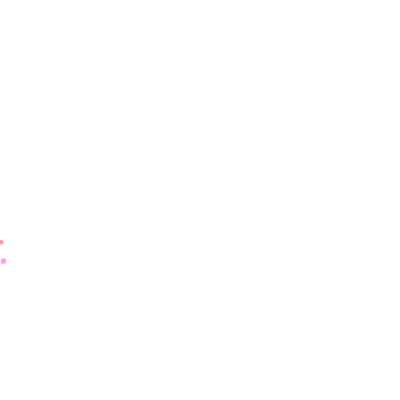
Frame 1 (no input)
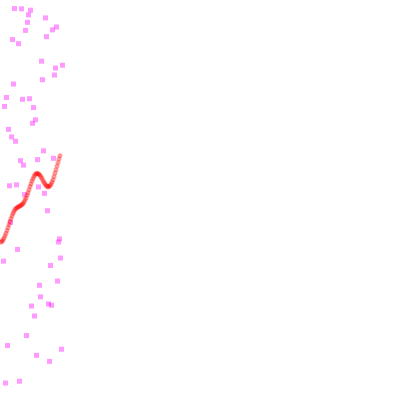
Frame 60 (the mouse pressed at the canvas centre just before this capture)
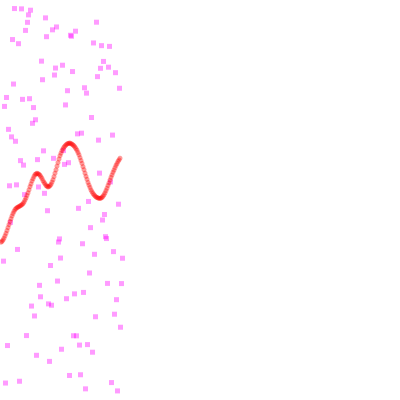
Frame 120 (the mouse held since frame 60 and released just before this capture)

The Processing sketch that drew these frames (run headless with seeded random() and noise(); from frame 60 on, the mouse is pressed at the canvas centre):

// Processing sketch: Ex_4_noise_1
// ── Ex_4_noise_1.pde
/**
 * パーリンノイズを使ってランダムよりのなめらかな遷移を描画
 */

void setup() {
    size(400, 400);
    background(255);
    noStroke();
}

void draw() {
    // 1 つ目 (random)
    fill(255, 0, 255, 100);
    rect(frameCount, random(0, height), 5, 5);
    // 2 つ目 (noise)
    fill(255, 0, 0, 100);
    ellipse(frameCount, map(noise(frameCount/100.), 0, 1, 0, height), 5, 5);
}
